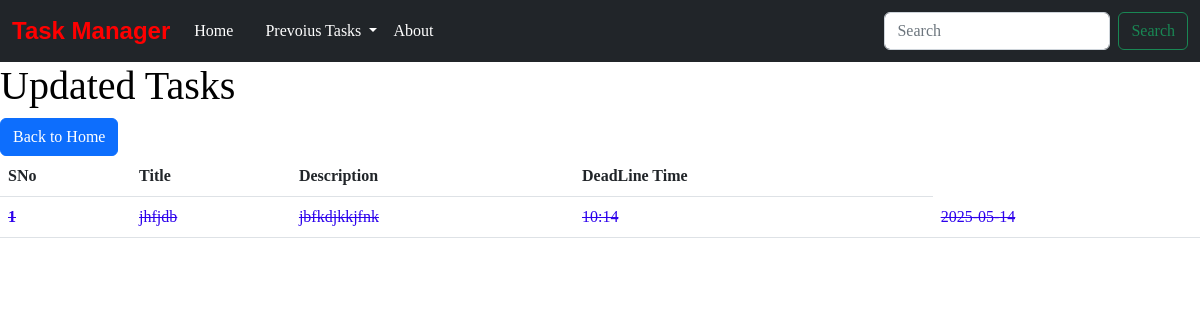
Page /updated on the earlier database version.
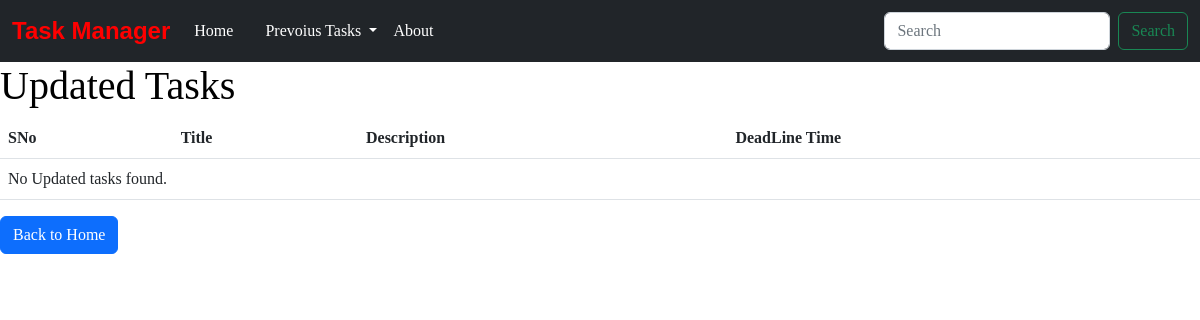
Same page on the later database version.
### app.py (models this page shows, shortened)
class Todo(db.Model):
    sno = db.Column(db.Integer, primary_key=True)
    title = db.Column(db.String(200), nullable=False)
    desc = db.Column(db.String(500), nullable=False)
    time = db.Column(db.String(50))
    schedule_time = db.Column(db.String(50))
    completed = db.Column(db.Boolean, default=False)  # Track completion
    updated = db.Column(db.Boolean, default=False)

### app.py (the view)
@app.route('/updated')
def updated_todos():
    updated_todos = Todo.query.filter_by(updated=True).all()  # Query for updated tasks
    return render_template('updated.html', updated_todos=updated_todos)

### templates/updated.html (shortened to what this page needs)
{% extends 'base.html' %}
{% block todos %}
    <h1>Updated Tasks</h1>
    <table class="table">
        <thead>
          <tr>
            <th scope="col">SNo</th>
            <th scope="col">Title</th>
            <th scope="col">Description</th>
            <th scope="col">DeadLine Time</th>
          </tr>
        </thead>
        <tbody>
            {% for todo in updated_todos %}
            <tr{% if todo.completed %} style="text-decoration: line-through; color: rgb(45, 2, 236);" {% endif %}>
                <th scope="row">{{ loop.index }}</th>
                <td>{{ todo.title }}</td>
                <td>{{ todo.desc }}</td>
                <td>{{todo.time}}</td>
                <td>{{todo.schedule_time}}</td>
              </tr>
            {% else %}
            <tr>
                <td colspan="4">No Updated tasks found.</td>
            </tr>
          </tbody>
        </table>
            {% endfor %}
  <a href="/" class="btn btn-primary">Back to Home</a>
    {% endblock todos %}

Differences in the rows shown:
removed Todo: title "jhfjdb", desc "jbfkdjkkjfnk", time "10:14", schedule_time "2025-05-14"
Other differences:
text now shown: "No Updated tasks found."
